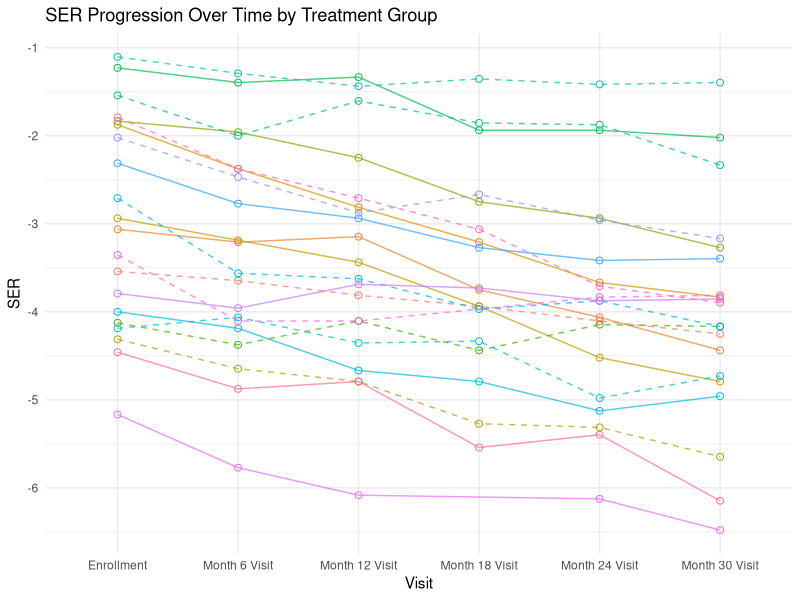
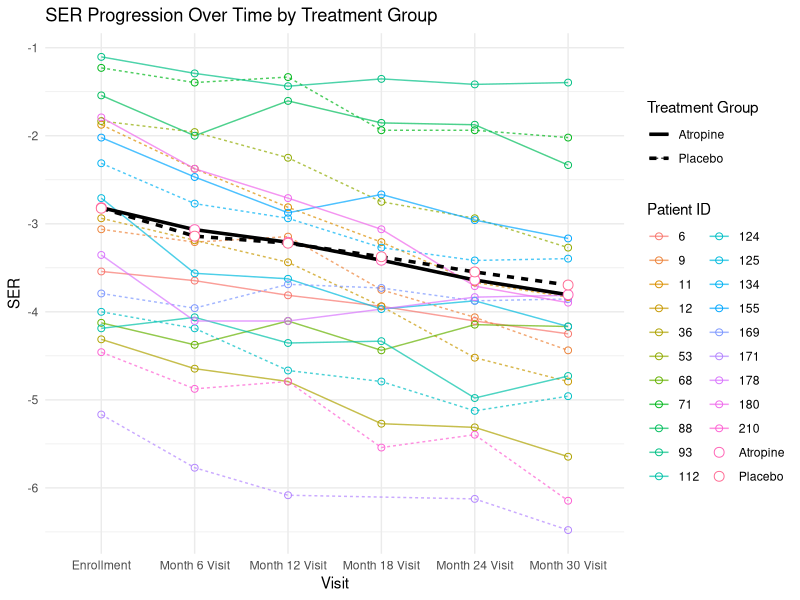

Source code (R) for these figures, in order:
library(dplyr)
library(ggplot2)

# Part A. Data Import and merge

# Load VisitData and PtRoster datasets
VisitData <- read.table("Data Tables/MTS1ClinicTesting.txt", 
                        header = TRUE, sep = "|", fill = TRUE, stringsAsFactors = FALSE)
head(VisitData)

PtRoster <- read.table("Data Tables/MTS1PtRoster.txt", 
                       header = TRUE, sep = "|", fill = TRUE, stringsAsFactors = FALSE)
head(PtRoster)

# Load the additional dataset for parental myopia and other demographic information
DemoMedOcuHx <- read.table("Data Tables/MTS1DemoMedOcuHx.txt", 
                           header = TRUE, sep = "|", fill = TRUE, stringsAsFactors = FALSE)
head(DemoMedOcuHx)

#TODO: Handling baseline and run-in randomization 
# VisitData$Visit == 'Run-in FU Randomization'
# VisitData$Visit == 'Enrollment'
# if enrollment 

# Step 1: Calculate SER for each eye
# Left Eye (OS)
VisitData$S_OS <- rowMeans(VisitData[, c("AutoRef1SphOS", "AutoRef2SphOS", "AutoRef3SphOS")], na.rm = TRUE)
VisitData$C_OS <- rowMeans(VisitData[, c("AutoRef1CylOS", "AutoRef2CylOS", "AutoRef3CylOS")], na.rm = TRUE)
VisitData$SER_OS <- VisitData$S_OS + (VisitData$C_OS / 2)

# Right Eye (OD)
VisitData$S_OD <- rowMeans(VisitData[, c("AutoRef1SphOD", "AutoRef2SphOD", "AutoRef3SphOD")], na.rm = TRUE)
VisitData$C_OD <- rowMeans(VisitData[, c("AutoRef1CylOD", "AutoRef2CylOD", "AutoRef3CylOD")], na.rm = TRUE)
VisitData$SER_OD <- VisitData$S_OD + (VisitData$C_OD / 2)

# Step 2: Average SER across both eyes for each visit (i.e., time j)
VisitData$SER <- rowMeans(VisitData[, c("SER_OS", "SER_OD")], na.rm = TRUE)

# Step 3: Merge data with PtRoster and DemoMedOcuHx datasets
# Merging VisitData with PtRoster on Patient ID
MergedData <- merge(VisitData, PtRoster, by = "PtID")

# Merging the result with DemoMedOcuHx on Patient ID
MergedData <- merge(MergedData, DemoMedOcuHx, by = "PtID")

# Step 4: Create necessary variables
# Time (Visit) is already in VisitData as 'Visit'
# Group/Treatment assignment
MergedData$TreatmentGroup <- MergedData$TrtGroup

# Parental myopia status (investigating variables)
MergedData$is_mother_has_myopia <- MergedData$MotherMyop
MergedData$is_father_has_myopia <- MergedData$Father

# Step 5: Filter for patients with more than 5 visits without NA SER
FilteredData <- MergedData %>%
  filter(!is.na(SER)) %>%  # Remove rows where SER is NA
  group_by(PtID) %>%       # Group by PtID
  filter(n() > 5) %>%      # Keep only groups (patients) with more than 5 valid visits
  ungroup()                # Remove grouping to return to a regular data frame

# Get unique PtID for filtered dataset
UniquePtID <- unique(FilteredData$PtID)


# Part 2. Spagetti Plot

# Sample 10 unique patients from each treatment group
SampledPatients_trt <- FilteredData %>%
  filter(TrtGroup == "Atropine") %>%
  distinct(PtID, .keep_all = TRUE) %>%
  slice_sample(n = 10) %>%
  select(PtID)

SampledPatients_ctrl <- FilteredData %>%
  filter(TrtGroup == "Placebo") %>%
  distinct(PtID, .keep_all = TRUE) %>%
  slice_sample(n = 10) %>%
  select(PtID)

SampledPatients <- bind_rows(SampledPatients_trt, SampledPatients_ctrl)

# Filter the original data to include only records for the sampled patients
SampledData <- FilteredData %>%
  filter(PtID %in% SampledPatients$PtID)

# Set line types based on the treatment group
SampledData <- SampledData %>%
  mutate(LineType = ifelse(TrtGroup == "Atropine", "solid", "dashed"))

# Define the order of visits for consistent x-axis ordering
visit_order <- c("Enrollment", "Month 6 Visit", "Month 12 Visit", 
                 "Month 18 Visit", "Month 24 Visit", "Month 30 Visit")

# Convert Visit to a factor with specified order
SampledData <- SampledData %>%
  filter(Visit != "Run-in FU Randomization") %>%
  mutate(Visit = factor(Visit, levels = visit_order))

# Create the spaghetti plot with distinct line types and colors for each patient
ggplot(SampledData, aes(x = Visit, y = SER, group = PtID, color = as.factor(PtID))) +
  geom_line(aes(linetype = LineType), size = 0.5, alpha = 0.7) +  # Line for each patient with line type by group
  geom_point(size = 2, shape = 1) +                                        # Add points at each SER measurement
  labs(title = "SER Progression Over Time by Treatment Group",
       x = "Visit",
       y = "SER",
       color = "Patient ID",
       linetype = 'LineType') +
  scale_x_discrete(drop = FALSE) +                              # Ensure all visits appear on the x-axis
  scale_linetype_manual(values = c("solid", "dashed")) +        
  theme_minimal() +
  theme(legend.position = "none")                               # Optionally hide the legend if there are too many patients



# Calculate and add mean profiles
MeanProfileData <- MergedData %>%
  filter(Visit != "Run-in FU Randomization") %>%
  group_by(Visit, TrtGroup) %>%
  summarize(Mean_SER = mean(SER, na.rm = TRUE), .groups = 'drop')

# Combined plot with individual trajectories and mean profiles
ggplot() +
  # Individual trajectories
  geom_line(data = SampledData, 
            aes(x = Visit, y = SER, group = PtID, color = as.factor(PtID), 
                linetype = TrtGroup),
            size = 0.5, alpha = 0.7) +
  geom_point(data = SampledData,
             aes(x = Visit, y = SER, color = as.factor(PtID)),
             size = 2, shape = 1) +
  # Mean profiles
  geom_line(data = MeanProfileData,
            aes(x = Visit, y = Mean_SER, group = TrtGroup, linetype = TrtGroup),
            size = 1.2) +
  geom_point(data = MeanProfileData,
             aes(x = Visit, y = Mean_SER, color = TrtGroup),
             size = 3, shape = 21, fill = "white") +
  # Labels and theme
  labs(title = "SER Progression Over Time by Treatment Group",
       x = "Visit",
       y = "SER",
       color = "Patient ID",
       linetype = "Treatment Group") +
  scale_x_discrete(drop = FALSE) +
  theme_minimal() +
  theme(legend.position = "right")


